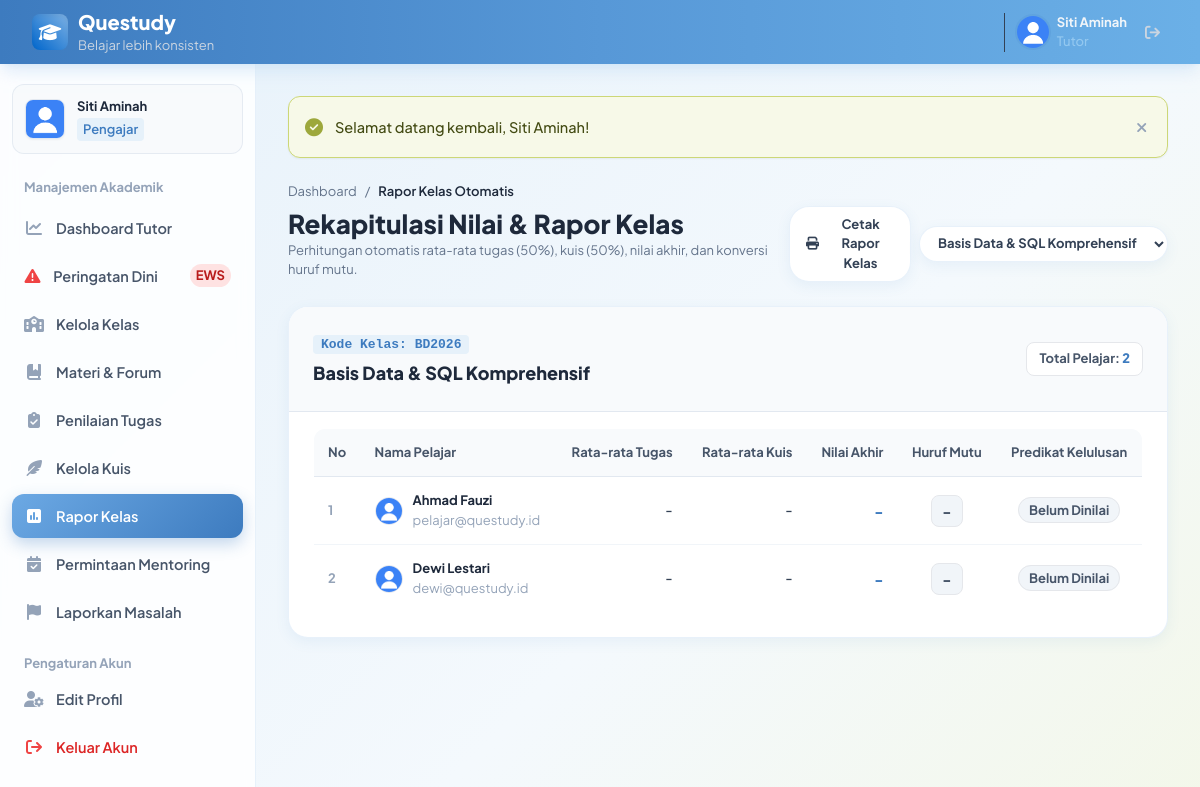
/pengajar/rapor.php (signed in), run on the app's committed database.
### tables this page shows
CREATE TABLE `kelas` (
  `id_kelas` INT AUTO_INCREMENT PRIMARY KEY,
  `id_pengajar` INT NOT NULL,
  `kode_kelas` VARCHAR(10) NOT NULL UNIQUE,
  `nama_kelas` VARCHAR(150) NOT NULL,
  `deskripsi` TEXT NULL,
  `kategori` VARCHAR(50) NOT NULL DEFAULT 'Lainnya',
  `tingkat` ENUM('pemula','menengah','lanjut') NOT NULL DEFAULT 'pemula',
  `kuota` INT NOT NULL DEFAULT 20,
  `created_at` TIMESTAMP DEFAULT CURRENT_TIMESTAMP,
  CONSTRAINT `fk_kelas_pengajar` FOREIGN KEY (`id_pengajar`) REFERENCES `users` (`id_user`) ON DELETE CASCADE
);

CREATE TABLE `anggota_kelas` (
  `id_anggota` INT AUTO_INCREMENT PRIMARY KEY,
  `id_kelas` INT NOT NULL,
  `id_pelajar` INT NOT NULL,
  `bergabung_pada` TIMESTAMP DEFAULT CURRENT_TIMESTAMP,
  UNIQUE KEY `uk_kelas_pelajar` (`id_kelas`, `id_pelajar`),
  CONSTRAINT `fk_anggota_kelas` FOREIGN KEY (`id_kelas`) REFERENCES `kelas` (`id_kelas`) ON DELETE CASCADE,
  CONSTRAINT `fk_anggota_pelajar` FOREIGN KEY (`id_pelajar`) REFERENCES `users` (`id_user`) ON DELETE CASCADE
);

CREATE TABLE `users` (
  `id_user` INT AUTO_INCREMENT PRIMARY KEY,
  `nama` VARCHAR(100) NOT NULL,
  `email` VARCHAR(100) NOT NULL UNIQUE,
  `password` VARCHAR(255) NOT NULL,
  `role` ENUM('admin','pengajar','pelajar') NOT NULL,
  `status_akun` ENUM('aktif','nonaktif','pending') DEFAULT 'aktif',
  `keahlian` VARCHAR(255) NULL,
  `deskripsi_tutor` TEXT NULL,
  `portofolio_url` VARCHAR(255) NULL,
  `foto_profil` VARCHAR(255) DEFAULT 'default.png',
  `xp` INT DEFAULT 0,
  `level` INT DEFAULT 1,
  `streak_harian` INT DEFAULT 1,
  `last_login` DATETIME NULL,
  `created_at` TIMESTAMP DEFAULT CURRENT_TIMESTAMP
);

### config/koneksi.php (called while the page is built, shortened)
<?php
function base_url($path = '') {
    $docRoot = str_replace('\\', '/', $_SERVER['DOCUMENT_ROOT'] ?? '');
    $projectDir = str_replace('\\', '/', dirname(__DIR__));
    $relPath = str_replace($docRoot, '', $projectDir);
    $base = '/' . trim($relPath, '/');
    if ($base === '/') {
        $base = '';
    }
    $path = ltrim($path, '/');
    return ($base ? $base . '/' : '/') . $path;
}
function e($string) {
    return htmlspecialchars((string)($string ?? ''), ENT_QUOTES, 'UTF-8');
}

### pengajar/rapor.php (the view, shortened to what this page needs)
<?php
require_once BASE_PATH . '/config/koneksi.php';
$userId = $_SESSION['id_user'];
$idKelas = isset($_GET['id_kelas']) ? (int)$_GET['id_kelas'] : 0;
$stmtK = $conn->prepare("SELECT id_kelas, nama_kelas, kode_kelas FROM kelas WHERE id_pengajar = ? ORDER BY nama_kelas ASC");
$stmtK->execute([$userId]);
$myClasses = $stmtK->fetchAll();
if ($idKelas === 0 && !empty($myClasses)) {
    $idKelas = (int)$myClasses[0]['id_kelas'];
}
$kelasInfo = null;
if ($idKelas > 0) {
    $stmtKi = $conn->prepare("SELECT * FROM kelas WHERE id_kelas = ? AND id_pengajar = ?");
    $stmtKi->execute([$idKelas, $userId]);
    $kelasInfo = $stmtKi->fetch();
}
$rekapSiswa = [];
if ($kelasInfo) {
    $stmtMhs = $conn->prepare("
        SELECT u.id_user, u.nama, u.email, u.foto_profil, ak.bergabung_pada
        FROM anggota_kelas ak
        JOIN users u ON ak.id_pelajar = u.id_user
        WHERE ak.id_kelas = ?
        ORDER BY u.nama ASC
    ");
    $stmtMhs->execute([$idKelas]);
    $mhsList = $stmtMhs->fetchAll();
    foreach ($mhsList as $m) {
        $idPelajar = $m['id_user'];
        $stmtTugas = $conn->prepare("
            SELECT AVG(pt.nilai) AS rata_tugas, COUNT(pt.nilai) AS tugas_dinilai
            FROM pengumpulan_tugas pt
            JOIN tugas t ON pt.id_tugas = t.id_tugas
            WHERE pt.id_pelajar = ? AND t.id_kelas = ? AND pt.nilai IS NOT NULL
        ");
        $stmtTugas->execute([$idPelajar, $idKelas]);
        $resTugas = $stmtTugas->fetch();
        $rataTugas = ($resTugas && $resTugas['tugas_dinilai'] > 0) ? round($resTugas['rata_tugas'], 1) : null;
        $stmtKuis = $conn->prepare("
            SELECT AVG(skor_max) AS rata_kuis, COUNT(skor_max) AS kuis_dikerjakan
            FROM (
                SELECT MAX(hk.skor) AS skor_max
                FROM hasil_kuis hk
                JOIN kuis q ON hk.id_kuis = q.id_kuis
                WHERE hk.id_pelajar = ? AND q.id_kelas = ?
                GROUP BY hk.id_kuis
            ) AS sub
        ");
        $stmtKuis->execute([$idPelajar, $idKelas]);
        $resKuis = $stmtKuis->fetch();
        $rataKuis = ($resKuis && $resKuis['kuis_dikerjakan'] > 0) ? round($resKuis['rata_kuis'], 1) : null;
        $nilaiAkhir = null;
        $huruf = '-';
        $status = 'Belum Dinilai';
        $colorBadge = 'bg-slate-100 text-slate-600';
        $rekapSiswa[] = [
            'user' => $m,
            'rata_tugas' => $rataTugas,
            'rata_kuis' => $rataKuis,
            'nilai_akhir' => $nilaiAkhir,
            'huruf' => $huruf,
            'status' => $status,
            'badge' => $colorBadge
        ];
    }
}
require_once BASE_PATH . '/includes/layout_header.php';
?>
<div class="space-y-1 mb-6">
    <div class="flex items-center gap-2 text-xs text-slate-500">
        <a href="<?= base_url('pengajar/dashboard.php'); ?>" class="hover:text-[#0066CC]">Dashboard</a>
        <span>/</span>
        <span class="text-slate-800 font-semibold">Rapor Kelas Otomatis</span>
    </div>
    <div class="flex flex-col sm:flex-row sm:items-center sm:justify-between gap-3">
        <div>
            <h1 class="text-2xl font-extrabold text-slate-800">Rekapitulasi Nilai & Rapor Kelas</h1>
            <p class="text-xs text-slate-500">Perhitungan otomatis rata-rata tugas (50%), kuis (50%), nilai akhir, dan konversi huruf mutu.</p>
        </div>
        <div class="flex items-center gap-2">
            <button onclick="window.print()" class="px-4 py-2 rounded-xl bg-white border border-[#E2E8F0] hover:bg-slate-50 text-slate-700 text-xs font-bold transition flex items-center gap-2 shadow-sm">
                <i class="fa-solid fa-print"></i>
                <span>Cetak Rapor Kelas</span>
            </button>
            <form action="" method="GET" class="flex items-center gap-2">
                <select name="id_kelas" onchange="this.form.submit()" class="px-3.5 py-2 text-xs font-bold rounded-xl border border-slate-300 bg-white text-slate-700 focus:outline-none focus:ring-2 focus:ring-[#0066CC] shadow-sm">
                    <?php foreach ($myClasses as $mc): ?>
                        <option value="<?= $mc['id_kelas']; ?>" <?= ($idKelas === $mc['id_kelas']) ? 'selected' : ''; ?>>
                            <?= e($mc['nama_kelas']); ?>
                        </option>
                    <?php endforeach; ?>
                </select>
            </form>
        </div>
    </div>
</div>
<?php if (!$kelasInfo): ?>
    <div class="bg-white rounded-xl border border-[#E2E8F0] p-12 text-center shadow-sm">
        <i class="fa-solid fa-chalkboard text-4xl text-slate-300 mb-3 block"></i>
        <h3 class="text-base font-bold text-slate-700">Pilih Kelas</h3>
        <p class="text-xs text-slate-400 mt-1">Silakan pilih kelas Anda untuk melihat tabel rekapitulasi rapor.</p>
    </div>
<?php else: ?>
    <div class="bg-white rounded-xl border border-[#E2E8F0] shadow-sm overflow-hidden space-y-4">
        <div class="p-6 bg-slate-50 border-b border-slate-200 flex flex-col sm:flex-row sm:items-center justify-between gap-3">
            <div>
                <span class="text-[10px] font-mono font-bold px-2 py-0.5 rounded bg-blue-100 text-[#0066CC]">
                    Kode Kelas: <?= e($kelasInfo['kode_kelas']); ?>
                </span>
                <h2 class="text-lg font-extrabold text-slate-800 mt-1"><?= e($kelasInfo['nama_kelas']); ?></h2>
            </div>
            <span class="text-xs font-bold text-slate-600 bg-white px-3 py-1.5 rounded-lg border">
                Total Pelajar: <strong class="text-[#0066CC]"><?= count($rekapSiswa); ?></strong>
            </span>
        </div>
        <?php if (empty($rekapSiswa)): ?>
            <p class="text-xs text-slate-400 p-8 text-center italic">Belum ada pelajar yang bergabung di kelas ini.</p>
        <?php else: ?>
            <div class="overflow-x-auto p-6 pt-0">
                <table class="w-full text-left text-xs border border-slate-200 rounded-xl overflow-hidden">
                    <thead class="bg-slate-50 text-slate-600 font-bold border-b border-slate-200">
                        <tr>
                            <th class="p-3.5">No</th>
                            <th class="p-3.5">Nama Pelajar</th>
                            <th class="p-3.5 text-right">Rata-rata Tugas</th>
                            <th class="p-3.5 text-right">Rata-rata Kuis</th>
                            <th class="p-3.5 text-right">Nilai Akhir</th>
                            <th class="p-3.5 text-center">Huruf Mutu</th>
                            <th class="p-3.5 text-center">Predikat Kelulusan</th>
                        </tr>
                    </thead>
                    <tbody class="divide-y divide-slate-100">
                        <?php foreach ($rekapSiswa as $idx => $row): ?>
                            <tr class="hover:bg-slate-50/50 transition">
                                <td class="p-3.5 font-bold text-slate-400"><?= $idx + 1; ?></td>
                                <td class="p-3.5">
                                    <div class="flex items-center gap-2.5">
                                        <img src="<?= base_url('uploads/profil/' . e($row['user']['foto_profil'])); ?>" class="w-7 h-7 rounded-full object-cover border" onerror="this.src='https://ui-avatars.com/api/?name=<?= urlencode($row['user']['nama']); ?>&background=0066CC&color=fff';">
                                        <div>
                                            <span class="font-bold text-slate-800 block"><?= e($row['user']['nama']); ?></span>
                                            <span class="text-[10px] text-slate-400"><?= e($row['user']['email']); ?></span>
                                        </div>
                                    </div>
                                </td>
                                <td class="p-3.5 text-right font-semibold text-slate-700">
                                    <?= ($row['rata_tugas'] !== null) ? $row['rata_tugas'] : '-'; ?>
                                </td>
                                <td class="p-3.5 text-right font-semibold text-slate-700">
                                    <?= ($row['rata_kuis'] !== null) ? $row['rata_kuis'] : '-'; ?>
                                </td>
                                <td class="p-3.5 text-right font-extrabold text-sm text-[#0066CC]">
                                    <?= ($row['nilai_akhir'] !== null) ? $row['nilai_akhir'] : '-'; ?>
                                </td>
                                <td class="p-3.5 text-center">
                                    <span class="w-8 h-8 rounded-lg inline-flex items-center justify-center font-black text-sm border <?= $row['badge']; ?>">
                                        <?= $row['huruf']; ?>
                                    </span>
                                </td>
                                <td class="p-3.5 text-center">
                                    <span class="px-2.5 py-1 rounded-full text-[10px] font-bold border <?= $row['badge']; ?>">
                                        <?= $row['status']; ?>
                                    </span>
                                </td>
                            </tr>
                        <?php endforeach; ?>
                    </tbody>
                </table>
            </div>
        <?php endif; ?>
    </div>
<?php endif; ?>
<?php require_once BASE_PATH . '/includes/layout_footer.php'; ?>

### includes/layout_header.php (style rules this page uses)
body { font-family: 'Plus Jakarta Sans', sans-serif; background-color: #F4F6F9; }
html { scroll-behavior: smooth; }
body, input, button, select, textarea { font-family: 'Plus Jakarta Sans', sans-serif !important; }
body { font-size: 15px; line-height: 1.6; color: #1E293B; background: linear-gradient(135deg, #E6F1FA 0%, #F4F9FD 55%, #F3F7E4 100%) fixed !important; }
.text-\[10px\], .text-\[11px\], .text-xs { font-size: 13px !important; line-height: 1.5 !important; }
.text-sm { font-size: 14.5px !important; }
.text-lg { font-size: 18px !important; }
.text-2xl { font-size: 26px !important; line-height: 1.25 !important; }
.font-black, .font-extrabold { font-weight: 800 !important; }
.text-\[\#0066CC\] { color: #3D7BBF !important; }
main .bg-white.rounded-xl { border-radius: 20px !important; border-color: rgba(190, 216, 241, .35) !important; box-shadow: 0 4px 14px rgba(61, 123, 191, .08) !important; transition: transform .2s ease, box-shadow .2s ease; }
main button, main a.rounded-xl, main a.rounded-lg { transition: all .18s ease; }
main button.rounded-xl, main a.rounded-xl { border-radius: 14px !important; }
main table tbody tr { transition: background .15s ease; }
main input, main select, main textarea { transition: border-color .15s ease, box-shadow .15s ease; }

### data on the page
kelas: kode_kelas "BD2026", nama_kelas "Basis Data & SQL Komprehensif"
anggota_kelas: id_pelajar.foto_profil (placeholder picture), id_pelajar.nama "Ahmad Fauzi", id_pelajar.email "pelajar@questudy.id", huruf "-", status "Belum Dinilai"
anggota_kelas: id_pelajar.foto_profil (placeholder picture), id_pelajar.nama "Dewi Lestari", id_pelajar.email "dewi@questudy.id", huruf "-", status "Belum Dinilai"

### other printed values
$user_nama "Siti Aminah"
$user_role "Pengajar"
$flash['message'] "Selamat datang kembali, Siti Aminah!"
count($rekapSiswa) "2"
form field id_kelas "Basis Data & SQL Komprehensif"
